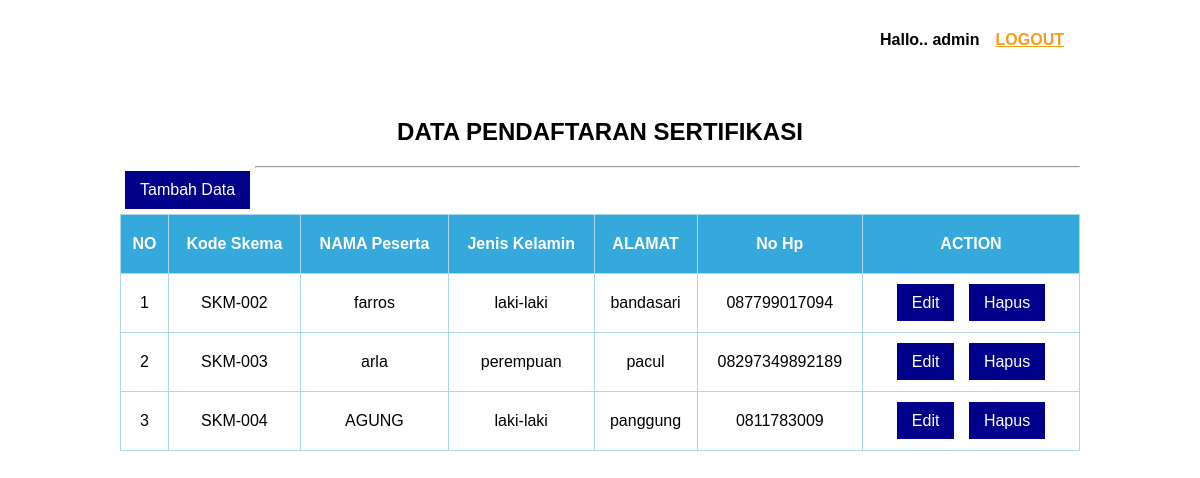
The app's page /admin/data_pendaftar.php (signed in) with its own data.
### tables this page shows
CREATE TABLE `tb_peserta` (
  `id_peserta` int(11) NOT NULL,
  `Kd_skema` varchar(100) NOT NULL,
  `Nm_peserta` varchar(100) NOT NULL,
  `Jekel` enum('laki-laki','perempuan') NOT NULL,
  `Alamat` varchar(255) NOT NULL,
  `No_hp` varchar(255) NOT NULL
);

### admin/data_pendaftar.php (the view, shortened to what this page needs)
<?php
	include 'koneksi.php';
?>
<!DOCTYPE html>
<html lang="en">
<head>
</head>
<body>
	<header>
	<div class="wrapper">
	<div class="menu">
		<ul>
			<li><strong>Hallo.. <?php echo $_SESSION ['username'];?></strong></li>
			<li><a href="logout.php" onclick="return confirm('Konfirmasi logout!')">LOGOUT</a></li>
		</ul>
	</div>
	</div>
	</header>
	<br>
	<h2>DATA PENDAFTARAN SERTIFIKASI</h2>
	<a href="tambah_peserta.php" class="btn">Tambah Data</a>
	<hr>
	<table class="table1">
		<thead>
		<tr>
			<th>NO</th>
			<th>Kode Skema</th>
			<th>NAMA Peserta</th>
			<th>Jenis Kelamin</th>
			<th>ALAMAT</th><br>
			<th >No Hp</th>
			<th width="200px">ACTION</th>
		</tr>
		</thead>
		<tbody>
			<?php
			 $no = 1;
			 $data = mysqli_query($koneksi, "select * from tb_peserta");
			 while ($d=mysqli_fetch_array($data)) {
			 ?>
		<tr>
			<td><?php echo $no++; ?></td>
			<td><?php echo $d['Kd_skema'];?></td>
			<td><?php echo $d['Nm_peserta'];?></td>
			<td><?php echo $d['Jekel'];?></td>
			<td><?php echo $d['Alamat'];?></td>
			<td><?php echo $d['No_hp'];?></td>
			<td><a href="edit_peserta.php? id_peserta=<?php echo $d['id_peserta'];?>" class="btn-edit">Edit</a>
				<a href="delete_peserta.php?id_peserta=<?php echo $d['id_peserta'];?>" onclick="return confirm('Apakah akan menghapus data ini? ')" class="btn-hapus">Hapus</a>
			</td>
		</tr>
	<?php } ?>
		</tbody>
	</table>
</body>
</html>

### admin/data_pendaftar.php (style rules this page uses)
body { font-family: sans-serif; width: 80%; text-align: center; margin: auto; text-decoration : none; }
header { width: 100%; margin: auto; display: flex; line-height: 80px; position: sticky; top: 0; z-index: 1; }
.wrapper { width: 100%; margin: auto; position: relative; }
.menu { float: right; }
ul { list-style-type: none; margin: 0; padding: 0; overflow: hidden; }
ul li { float: left; display: inline; }
ul li a { color: #F49D1A; font-weight: bold; text-align: center; padding: 0px 16px 0px 16px; }
.table1 { font-family: sans-serif; border-collapse: collapse; width: 100%; margin: auto; }
.table1 tr th { background: #35A9DB; color: #fff; text-align: center; padding: 20px 8px; }
.table1, th, td { text-align: center; padding: 20px 8px; border: 1px solid lightblue; }
.btn-edit { background: darkblue; padding: 10px 15px 10px 15px; color: #fff; font-family: sans-serif; margin: 5px 5px; text-decoration: none; }
.btn-hapus { background: darkblue; padding: 10px 15px 10px 15px; color: #fff; font-family: sans-serif; margin: 5px 5px; text-decoration: none; }
.btn { background: darkblue; padding: 10px 15px 10px 15px; color: #fff; font-family: sans-serif; margin: 5px 5px; text-decoration: none; float: left; }

### records on screen
tb_peserta: Kd_skema "SKM-002", Nm_peserta "farros", Jekel "laki-laki", Alamat "bandasari", No_hp "087799017094"
tb_peserta: Kd_skema "SKM-003", Nm_peserta "arla", Jekel "perempuan", Alamat "pacul", No_hp "08297349892189"
tb_peserta: Kd_skema "SKM-004", Nm_peserta "AGUNG", Jekel "laki-laki", Alamat "panggung", No_hp "0811783009"

### other values on screen
$_SESSION ['username'] "admin"
